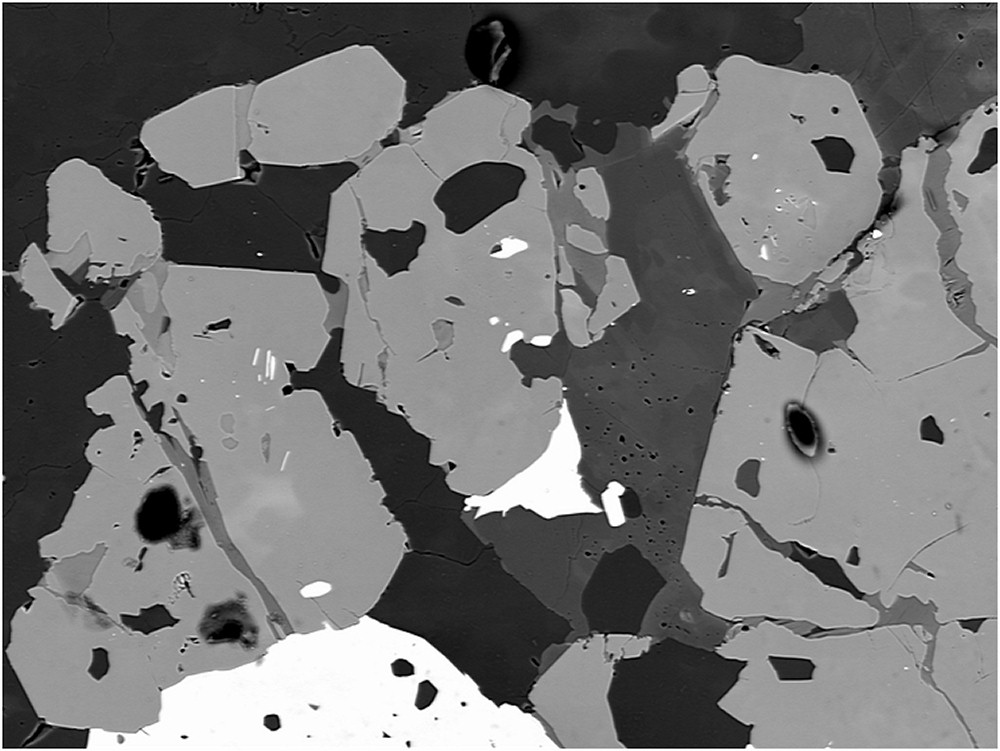
#> input picture Diplomarbeit_Anna/Python/Multi_otsu/images/BSE.jpg, 1000 x 751 px
$ python main.py
#> lines starting #> are read from the running program, lines starting #| are printed output that depends on the picture; long printed decimals are rounded
import matplotlib.pyplot as plt
import numpy as np

from skimage import data, io, img_as_ubyte
from skimage.filters import threshold_multiotsu

image: np.ndarray = io.imread("images/BSE.jpg", as_gray=True)
#> image is the input picture: shape (751, 1000) float64; min 0, max 1, mean 0.452
print(image.shape)
#| (751, 1000)

thresholds = threshold_multiotsu(image, classes=5)
#> thresholds = [0.205, 0.354, 0.521, 0.791]
print(thresholds)
#| [0.2051 0.3535 0.5215 0.791]

regions = np.digitize(image, bins=thresholds)
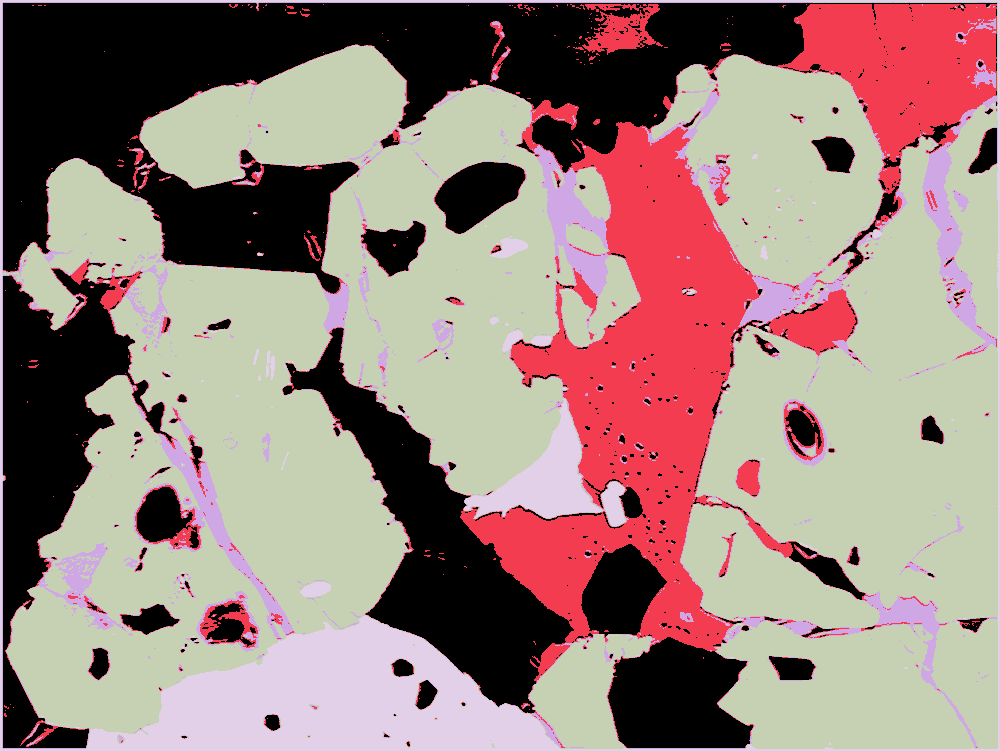
#> regions: shape (751, 1000) int64; 5 distinct labels, from 0 to 4; one colour per label, 0 black

output = img_as_ubyte(regions)
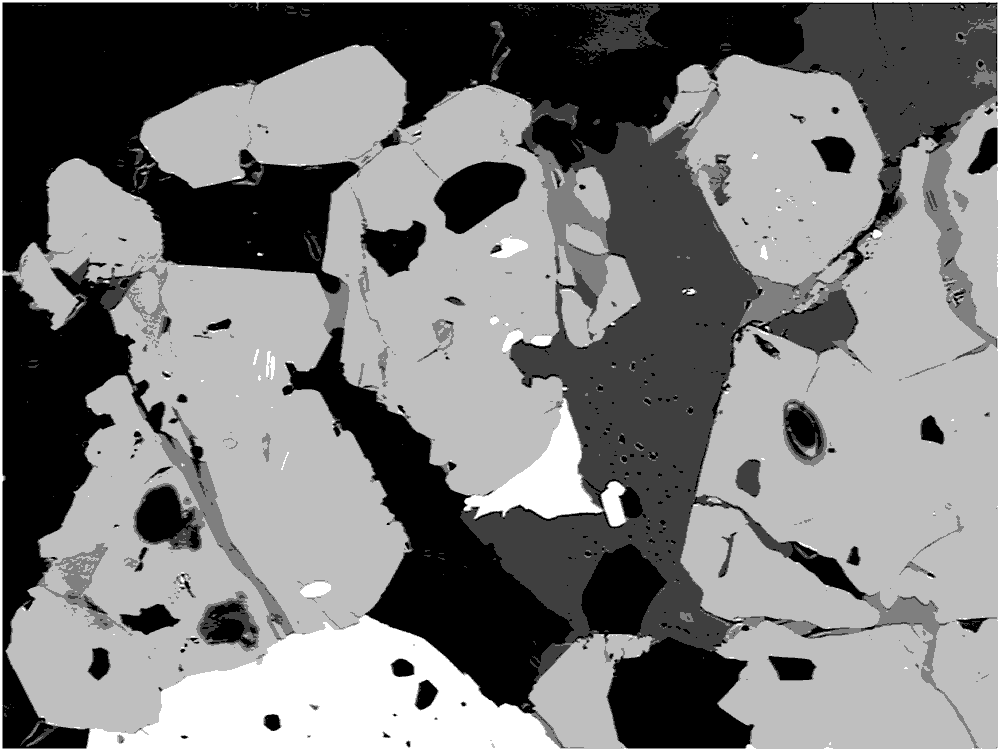
#> output: shape (751, 1000); min 0, max 4, mean 1.94; drawn with min black and max white

#plt.imsave("images/Otsu_Segmented.jpg", output)

fig, ax = plt.subplots(nrows=1, ncols=2, figsize=(20, 10))


# Plotting the histogram and the two thresholds obtained from
# multi-Otsu.
ax[0].hist(image.ravel(), bins=255)
ax[0].set_title('Histogram')
for thresh in thresholds:
    ax[0].axvline(thresh, color='r')
#> this loop made 4 passes
#> thresh on passes 1 to 4: 0.205, 0.354, 0.521, 0.791

# Plotting the Multi Otsu result.
ax[1].imshow(regions, cmap='Accent')
ax[1].set_title('Multi-Otsu result')
ax[1].axis('off')

plt.subplots_adjust()

plt.show()
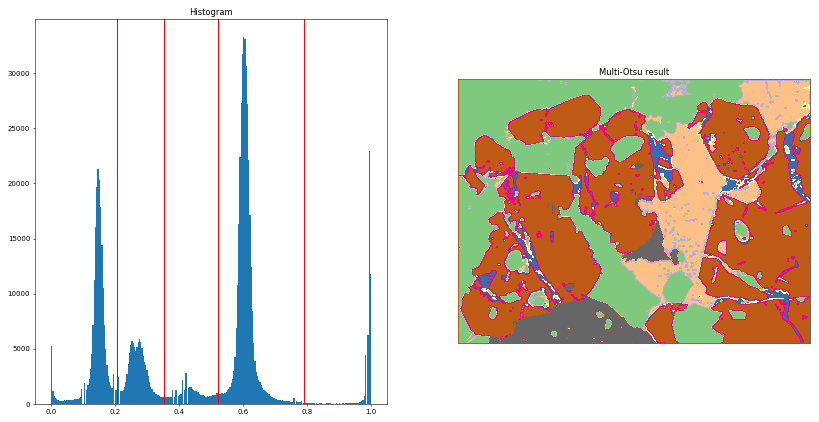
#> figure drawn by matplotlib, 2 panels; panel 1: tallest bar 33248 high, from x = 0.6 to 0.604

$ run again, with Diplomarbeit_Anna/Python/Multi_otsu/images/field_3.png saved as Diplomarbeit_Anna/Python/Multi_otsu/images/BSE.jpg
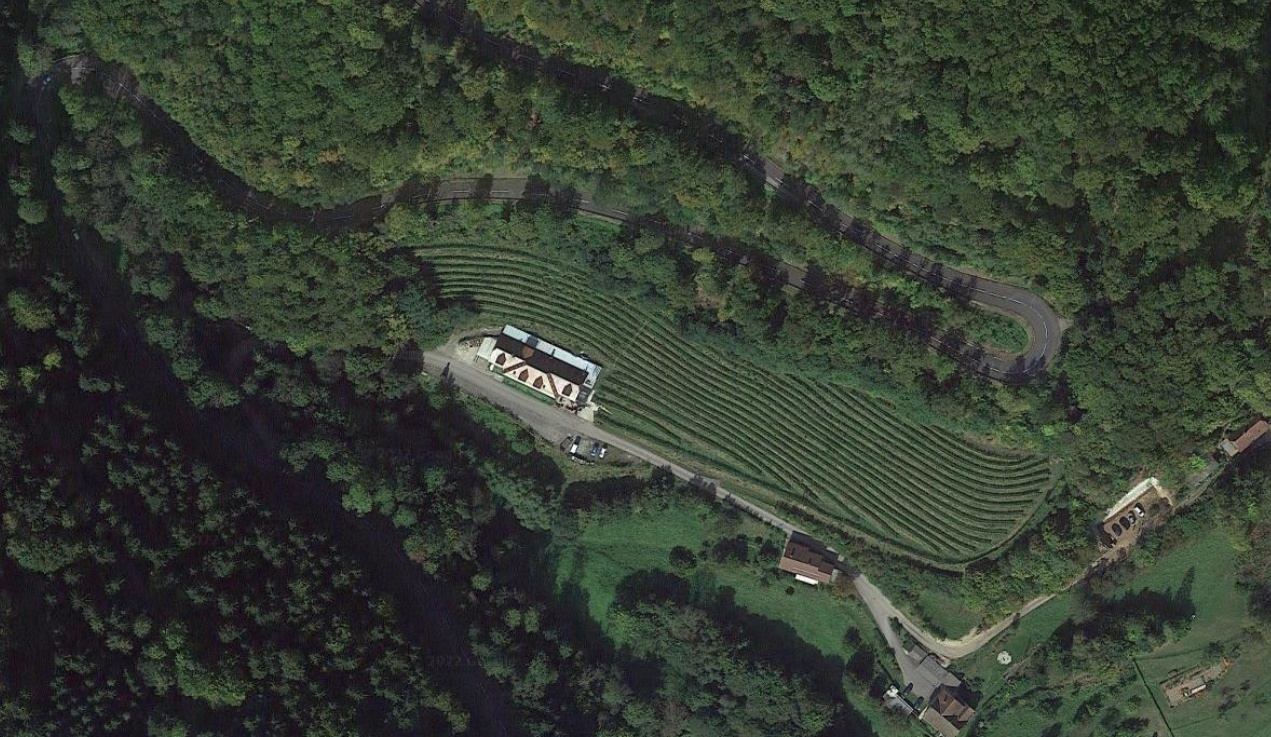
#> input picture Diplomarbeit_Anna/Python/Multi_otsu/images/field_3.png, 1271 x 737 px
#| (737, 1271)
#> thresholds = [0.159, 0.245, 0.334, 0.498]
#| [0.1587 0.2446 0.3344   0.4983]
#> `regions = np.digitize(image, bins=thresholds)`:
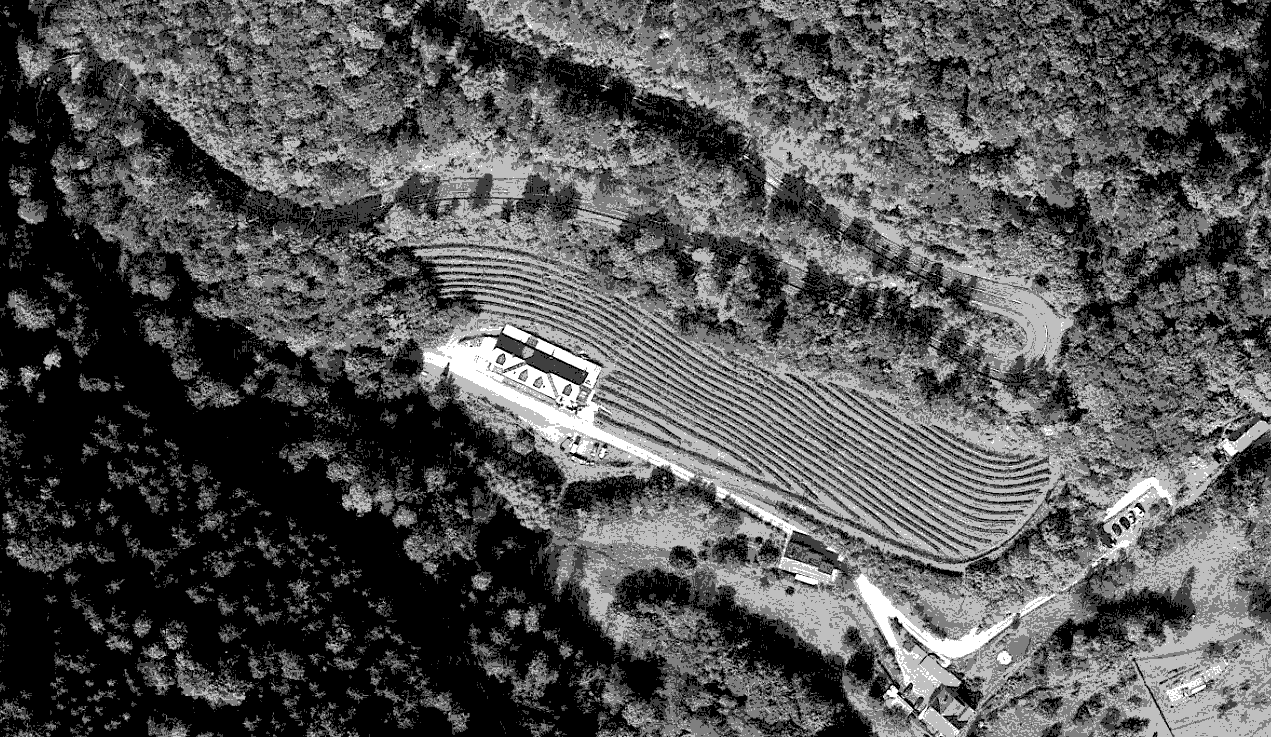
#> regions: shape (737, 1271) int64; min 0, max 4, mean 1.31; drawn with min black and max white
#> the loop `for thresh in thresholds:` made 4 passes
#> thresh on passes 1 to 4: 0.159, 0.245, 0.334, 0.498
#> `plt.show()`:
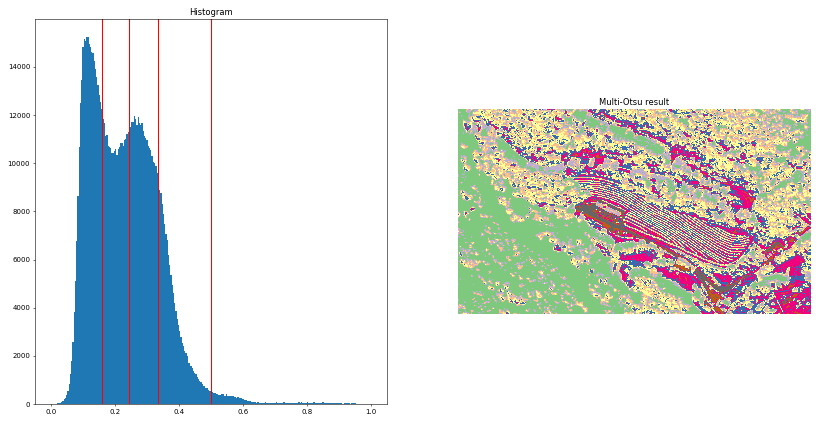
#> figure drawn by matplotlib, 2 panels; panel 1: tallest bar 15231 high, from x = 0.11 to 0.114
